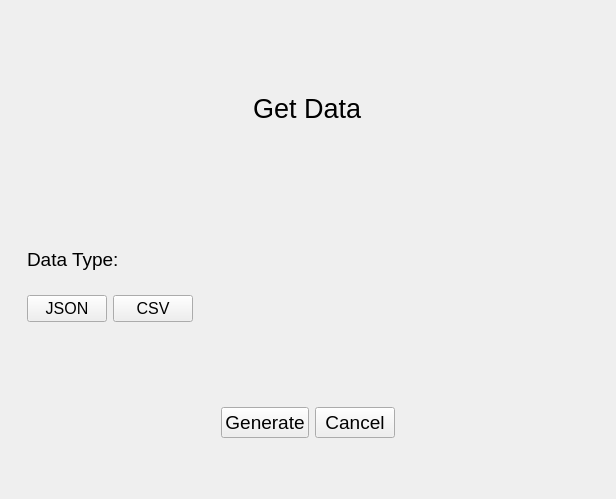
<?xml version="1.0" encoding="UTF-8"?>
<ui version="4.0">
 <class>GetData</class>
 <widget class="QMainWindow" name="GetData">
  <property name="geometry">
   <rect>
    <x>0</x>
    <y>0</y>
    <width>616</width>
    <height>499</height>
   </rect>
  </property>
  <property name="windowTitle">
   <string>MainWindow</string>
  </property>
  <widget class="QWidget" name="centralwidget">
   <layout class="QVBoxLayout" name="verticalLayout">
    <item alignment="Qt::AlignTop">
     <widget class="QWidget" name="widget" native="true">
      <property name="minimumSize">
       <size>
        <width>0</width>
        <height>200</height>
       </size>
      </property>
      <property name="font">
       <font>
        <pointsize>20</pointsize>
       </font>
      </property>
      <layout class="QVBoxLayout" name="verticalLayout_2">
       <item alignment="Qt::AlignHCenter|Qt::AlignVCenter">
        <widget class="QLabel" name="top_lbl">
         <property name="text">
          <string>Get Data</string>
         </property>
        </widget>
       </item>
      </layout>
     </widget>
    </item>
    <item>
     <widget class="QWidget" name="widget_2" native="true">
      <property name="sizePolicy">
       <sizepolicy hsizetype="Preferred" vsizetype="Expanding">
        <horstretch>0</horstretch>
        <verstretch>0</verstretch>
       </sizepolicy>
      </property>
      <layout class="QVBoxLayout" name="verticalLayout_3">
       <item>
        <widget class="QWidget" name="widget_4" native="true">
         <property name="font">
          <font>
           <pointsize>14</pointsize>
          </font>
         </property>
         <layout class="QVBoxLayout" name="verticalLayout_4">
          <item alignment="Qt::AlignBottom">
           <widget class="QLabel" name="data_type_lbl">
            <property name="text">
             <string>Data Type: </string>
            </property>
           </widget>
          </item>
         </layout>
        </widget>
       </item>
       <item alignment="Qt::AlignLeft|Qt::AlignTop">
        <widget class="QWidget" name="widget_5" native="true">
         <property name="font">
          <font>
           <pointsize>12</pointsize>
          </font>
         </property>
         <layout class="QHBoxLayout" name="horizontalLayout">
          <item>
           <widget class="QPushButton" name="json_button">
            <property name="text">
             <string>JSON</string>
            </property>
           </widget>
          </item>
          <item>
           <widget class="QPushButton" name="csv_button">
            <property name="text">
             <string>CSV</string>
            </property>
           </widget>
          </item>
         </layout>
        </widget>
       </item>
      </layout>
     </widget>
    </item>
    <item alignment="Qt::AlignHCenter">
     <widget class="QWidget" name="widget_3" native="true">
      <property name="sizePolicy">
       <sizepolicy hsizetype="Preferred" vsizetype="Expanding">
        <horstretch>0</horstretch>
        <verstretch>0</verstretch>
       </sizepolicy>
      </property>
      <property name="font">
       <font>
        <pointsize>14</pointsize>
       </font>
      </property>
      <layout class="QHBoxLayout" name="horizontalLayout_2">
       <item>
        <widget class="QPushButton" name="generate_button">
         <property name="text">
          <string>Generate</string>
         </property>
        </widget>
       </item>
       <item>
        <widget class="QPushButton" name="cancel_button">
         <property name="text">
          <string>Cancel</string>
         </property>
        </widget>
       </item>
      </layout>
     </widget>
    </item>
   </layout>
  </widget>
 </widget>
 <resources/>
 <connections/>
</ui>
